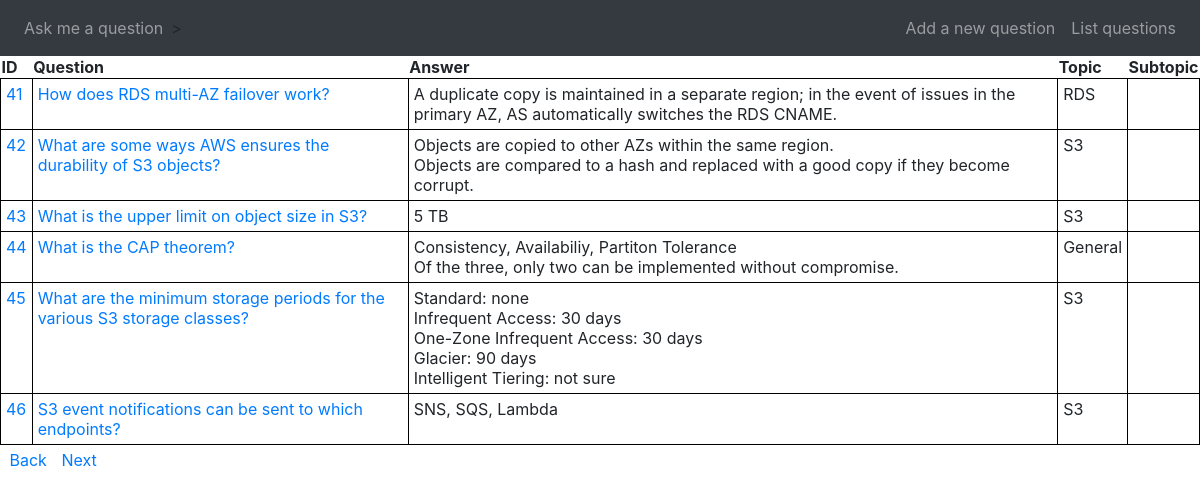
The app's page /list?page=3, older data.
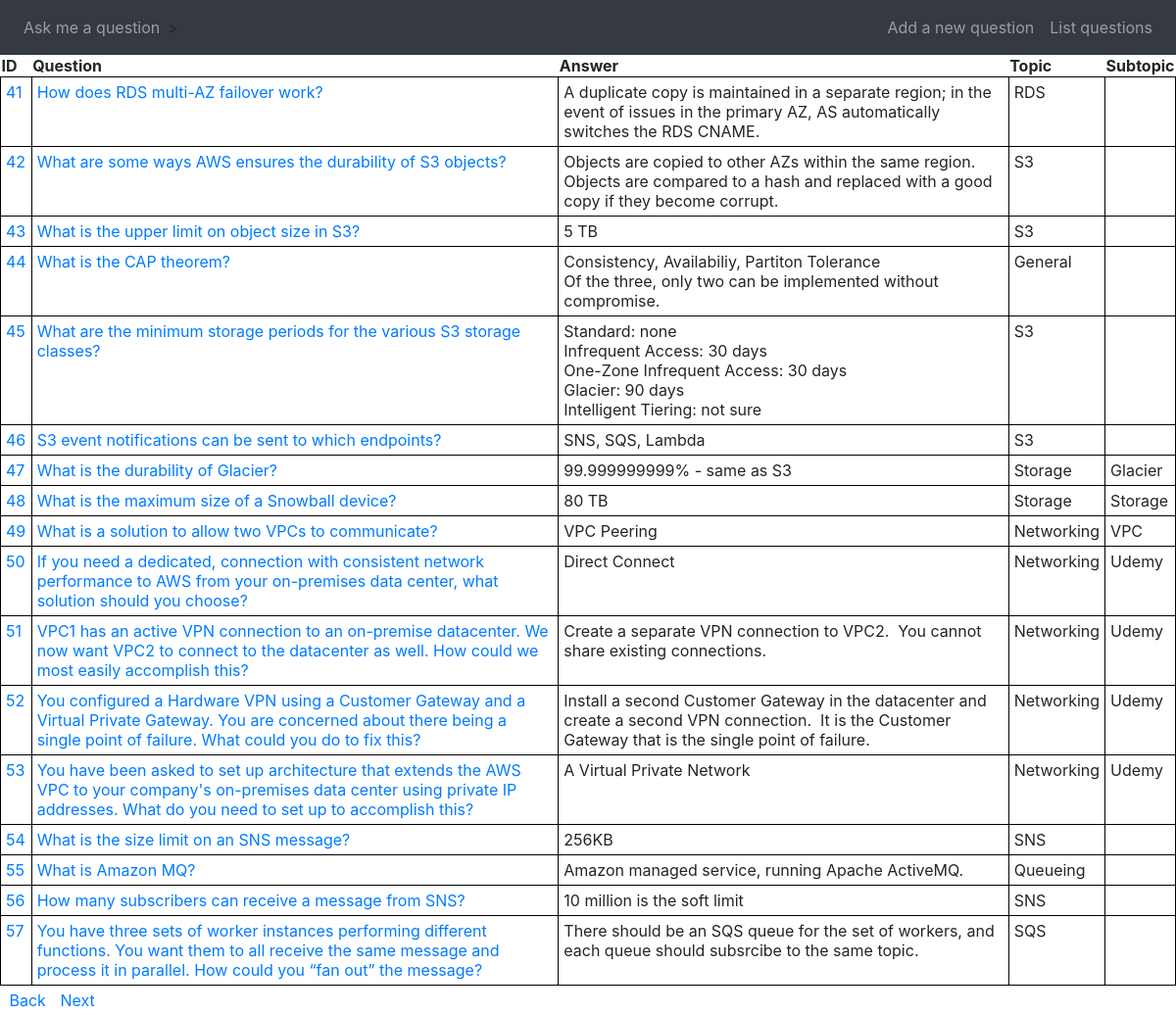
The same page, newer data.
### app/models.py (models this page shows, shortened)
class Question(db.Model):
    id = db.Column(db.Integer, primary_key=True)
    question = db.Column(db.String(256))
    answer = db.Column(db.String(256))
    topic = db.Column(db.String(64))
    subtopic = db.Column(db.String(64))

### app/routes.py (the view)
@app.route('/list', methods=['GET'])
def list_questions():
    page = request.args.get('page', 1, type=int)
    questions = Question.query.order_by(Question.id.asc()).paginate(
        page, app.config['QUESTIONS_PER_PAGE'], False
    )
    next_url = url_for('list_questions', page=questions.next_num if questions.has_next else None)
    prev_url = url_for('list_questions', page=questions.prev_num if questions.has_next else None)
    return render_template('question_list.html', title='Question List', questions=questions.items,
                            next_url=next_url, prev_url=prev_url)

### app/templates/question_list.html
{% extends "base.html" %}
{% block content %}
<table>
    <thead>
        <tr>
            <th>ID</th>
            <th>Question</th>
            <th>Answer</th>
            <th>Topic</th>
            <th>Subtopic</th>
        </tr>
    </thead>
{% for question in questions %}
<tr>
    <td><a href="{{ url_for('edit', question_id=question.id) }}">{{ question.id }}</a></td>
    <td><a href="{{ url_for('edit', question_id=question.id) }}">{{ question.question }}</a></td>
    <td style="white-space: pre-wrap">{{ question.answer }}</td>
    <td>{{ question.topic }}</a></td>
    <td>{{ question.subtopic }}</a></td>
</tr>
{% endfor %}
</table>
<table style="vertical-align: middle";>
    <tr>
        <td style="border: none";>
            {% if prev_url %}
            &nbsp;<a href="{{ prev_url }}">Back</a>
            {% endif %}
        </td>
        <td style="border: none";>
            {% if next_url %}
            &nbsp;<a href="{{ next_url }}">Next</a>
            {% endif %}
        </td>
    </tr>
</table>
{% endblock %}

### app/templates/base.html (shortened to what this page needs)
<html>
    <head>
            <link rel="stylesheet" href="https://stackpath.bootstrapcdn.com/bootstrap/4.1.3/css/bootstrap.min.css">
    </head>
<body>
<nav class="navbar navbar-expand navbar-dark bg-dark">
    <div class="navbar-collapse w-100 order-1" >
        <ul class="navbar-nav">
            <li class="nav-item">
                <a class="nav-link" href="{{ url_for('display_question') }}">Ask me a question</a>
            </li>
        </ul>>
    </div>
    <div class="navbar-collapse collapse w-100 order-3">
        <ul class="navbar-nav ml-auto">
            <li class="nav-item">
                <a class="nav-link" href="{{ url_for('add') }}">Add a new question</a>
            </li>
            <li class="nav-item">
                <a class="nav-link" href="{{ url_for('list_questions') }}">List questions</a>
            </li>
        </ul>
    </div>
</nav>
<div>
{% block content %}
{% endblock %}
</div>
</body>
</html>

### app/templates/base.html (style rules this page uses)
td { vertical-align: top; border: 1px solid black; padding: 5px; }

Row changes from the older to the newer data that the page shows:
added Question: id "47", question "What is the durability of Glacier?", answer "99.999999999% - same as S3", topic "Storage", subtopic "Glacier"
added Question: id "48", question "What is the maximum size of a Snowball device?", answer "80 TB", topic "Storage", subtopic "Storage"
added Question: id "49", question "What is a solution to allow two VPCs to communicate?", answer "VPC Peering", topic "Networking", subtopic "VPC"
added Question: id "50", question "If you need a dedicated, connection with consistent network performance to AWS from your on-premises data center, what solution should you choose?", answer "Direct Connect", topic "Networking", subtopic "Udemy"
added Question: id "51", question "VPC1 has an active VPN connection to an on-premise datacenter. We now want VPC2 to connect to the datacenter as well. How could we most easily accomplish this?", answer "Create a separate VPN connection to VPC2. You cannot share existing connections.", topic "Networking", subtopic "Udemy"
added Question: id "52", question "You configured a Hardware VPN using a Customer Gateway and a Virtual Private Gateway. You are concerned about there being a single point of failure. What could you do to fix this?", answer "Install a second Customer Gateway in the datacenter and create a second VPN connection. It is the Customer Gateway that is the single point of failure.", topic "Networking", subtopic "Udemy"
added Question: id "53", question "You have been asked to set up architecture that extends the AWS VPC to your company's on-premises data center using private IP addresses. What do you need to set up to accomplish this?", answer "A Virtual Private Network", topic "Networking", subtopic "Udemy"
added Question: id "54", question "What is the size limit on an SNS message?", answer "256KB", topic "SNS"
added Question: id "55", question "What is Amazon MQ?", answer "Amazon managed service, running Apache ActiveMQ.", topic "Queueing"
added Question: id "56", question "How many subscribers can receive a message from SNS?", answer "10 million is the soft limit", topic "SNS"
added Question: id "57", question "You have three sets of worker instances performing different functions. You want them to all receive the same message and process it in parallel. How could you “fan out” the message?", answer "There should be an SQS queue for the set of workers, and each queue should subsrcibe to the same topic.", topic "SQS"
